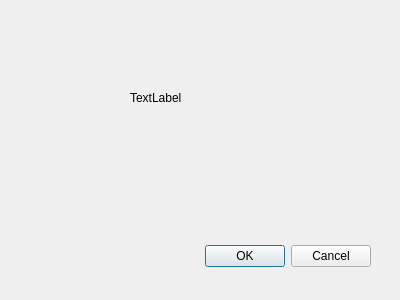
<?xml version="1.0" encoding="UTF-8"?>
<ui version="4.0">
 <class>Dialog</class>
 <widget class="QDialog" name="Dialog">
  <property name="geometry">
   <rect>
    <x>0</x>
    <y>0</y>
    <width>400</width>
    <height>300</height>
   </rect>
  </property>
  <property name="windowTitle">
   <string>Dialog</string>
  </property>
  <widget class="QDialogButtonBox" name="buttonBox">
   <property name="geometry">
    <rect>
     <x>30</x>
     <y>240</y>
     <width>341</width>
     <height>32</height>
    </rect>
   </property>
   <property name="orientation">
    <enum>Qt::Horizontal</enum>
   </property>
   <property name="standardButtons">
    <set>QDialogButtonBox::Cancel|QDialogButtonBox::Ok</set>
   </property>
  </widget>
  <widget class="QLabel" name="label">
   <property name="geometry">
    <rect>
     <x>130</x>
     <y>90</y>
     <width>111</width>
     <height>16</height>
    </rect>
   </property>
   <property name="text">
    <string>TextLabel</string>
   </property>
  </widget>
 </widget>
 <resources/>
 <connections>
  <connection>
   <sender>buttonBox</sender>
   <signal>accepted()</signal>
   <receiver>Dialog</receiver>
   <slot>accept()</slot>
   <hints>
    <hint type="sourcelabel">
     <x>248</x>
     <y>254</y>
    </hint>
    <hint type="destinationlabel">
     <x>157</x>
     <y>274</y>
    </hint>
   </hints>
  </connection>
  <connection>
   <sender>buttonBox</sender>
   <signal>rejected()</signal>
   <receiver>Dialog</receiver>
   <slot>reject()</slot>
   <hints>
    <hint type="sourcelabel">
     <x>316</x>
     <y>260</y>
    </hint>
    <hint type="destinationlabel">
     <x>286</x>
     <y>274</y>
    </hint>
   </hints>
  </connection>
 </connections>
</ui>
